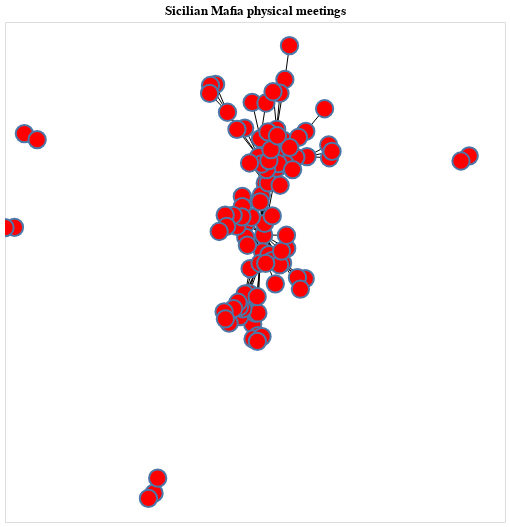

Notebook cell for this chart:
### Code cell
pos = nx.spring_layout(G)

chart = nxa.draw_networkx(
    G=G,
    pos=pos,
    width='weight:N'
).properties(title="Sicilian Mafia physical meetings", height=500, width=500
).interactive()

chart

### Figure 1 — Vega-Lite specification as saved in the notebook (floating-point values rounded to 4 significant figures; data arrays with more than 128 entries replaced by an {"elided": "..."} marker saying what was removed)
{"config": {"view": {"continuousWidth": 400, "continuousHeight": 300}, "axis": {"domain": false, "grid": false, "labels": false, "ticks": false}}, "layer": [{"data": {"name": "data-bf255beea01103a4224bbc5504654450"}, "mark": {"type": "line", "color": "black", "opacity": 1}, "encoding": {"detail": {"type": "quantitative", "field": "edge"}, "size": {"type": "nominal", "field": "weight", "legend": null}, "x": {"type": "quantitative", "axis": {"title": ""}, "field": "x"}, "y": {"type": "quantitative", "axis": {"title": ""}, "field": "y"}}, "selection": {"selector025": {"type": "interval", "bind": "scales", "encodings": ["x", "y"]}}}, {"data": {"name": "data-be460e88618b2bfba0a549d8970069c3"}, "mark": {"type": "point", "fill": "red", "opacity": 1, "size": 300}, "encoding": {"x": {"type": "quantitative", "field": "x"}, "y": {"type": "quantitative", "field": "y"}}}], "height": 500, "title": "Sicilian Mafia physical meetings", "width": 500, "$schema": "https://vega.github.io/schema/vega-lite/v4.0.2.json", "datasets": {"data-bf255beea01103a4224bbc5504654450": {"elided": "512 records"}, "data-be460e88618b2bfba0a549d8970069c3": [{"x": -0.4038, "y": -0.7251, "id": 0.0}, {"x": -0.3893, "y": -0.6861, "id": 1.0}, {"x": -0.4262, "y": -0.7387, "id": 2.0}, {"x": -0.009148, "y": -0.2857, "id": 3.0}, {"x": 0.01159, "y": -0.3155, "id": 4.0}, {"x": 0.001355, "y": -0.2568, "id": 5.0}, {"x": 0.01146, "y": -0.2565, "id": 6.0}, {"x": -0.007854, "y": -0.3243, "id": 7.0}, {"x": 0.0281, "y": -0.3179, "id": 8.0}, {"x": 0.00959, "y": -0.3305, "id": 9.0}, {"x": -0.06111, "y": -0.2662, "id": 10.0}, {"x": -0.02316, "y": -0.2057, "id": 11.0}, {"x": -0.04, "y": -0.2071, "id": 12.0}, {"x": -0.04844, "y": -0.2459, "id": 13.0}, {"x": -0.06208, "y": -0.2405, "id": 14.0}, {"x": -0.06775, "y": -0.2286, "id": 15.0}, {"x": -0.9225, "y": 0.2099, "id": 16.0}, {"x": -0.8714, "y": 0.194, "id": 17.0}, {"x": 0.03472, "y": -0.05384, "id": 18.0}, {"x": 0.1104, "y": -0.1263, "id": 19.0}, {"x": 0.1269, "y": -0.08875, "id": 20.0}, {"x": -0.01957, "y": -0.1412, "id": 21.0}, {"x": -0.03634, "y": -0.02452, "id": 22.0}, {"x": 0.03019, "y": -0.09763, "id": 23.0}, {"x": 0.08136, "y": -0.1808, "id": 24.0}, {"x": 0.01997, "y": -0.1273, "id": 25.0}, {"x": 0.03832, "y": -0.02378, "id": 26.0}, {"x": 0.04099, "y": 0.08087, "id": 27.0}, {"x": 0.008614, "y": -0.2142, "id": 28.0}, {"x": 0.02534, "y": 0.04985, "id": 29.0}, {"x": -0.05066, "y": 0.04647, "id": 30.0}, {"x": -0.03698, "y": -0.06039, "id": 31.0}, {"x": 0.2008, "y": -0.1674, "id": 32.0}, {"x": 0.1697, "y": -0.1646, "id": 33.0}, {"x": 0.05592, "y": -0.1048, "id": 34.0}, {"x": 0.06757, "y": -0.1206, "id": 35.0}, {"x": 0.08667, "y": 0.2208, "id": 36.0}, {"x": 0.1194, "y": 0.3505, "id": 37.0}, {"x": 0.03546, "y": 0.1587, "id": 38.0}, {"x": 0.2082, "y": 0.1498, "id": 39.0}, {"x": 0.2978, "y": 0.147, "id": 40.0}, {"x": 0.2949, "y": 0.1802, "id": 41.0}, {"x": 0.3081, "y": 0.1635, "id": 42.0}, {"x": 0.05287, "y": 0.08186, "id": 43.0}, {"x": 0.1004, "y": 0.07556, "id": 44.0}, {"x": 0.07649, "y": 0.1481, "id": 45.0}, {"x": 0.1146, "y": 0.192, "id": 46.0}, {"x": 0.08807, "y": 0.12, "id": 47.0}, {"x": 0.1013, "y": 0.1571, "id": 48.0}, {"x": 0.1634, "y": 0.1482, "id": 49.0}, {"x": 0.121, "y": 0.1313, "id": 50.0}, {"x": 0.09258, "y": 0.1318, "id": 51.0}, {"x": 0.2032, "y": 0.2155, "id": 52.0}, {"x": 0.1741, "y": 0.2001, "id": 53.0}, {"x": 0.04633, "y": 0.1163, "id": 54.0}, {"x": 0.1385, "y": 0.174, "id": 55.0}, {"x": -0.9621, "y": -0.03395, "id": 56.0}, {"x": -1.0, "y": -0.03468, "id": 57.0}, {"x": 0.09841, "y": -0.1315, "id": 58.0}, {"x": 0.106, "y": -0.09558, "id": 59.0}, {"x": -0.03048, "y": -0.08043, "id": 60.0}, {"x": 0.02166, "y": 0.1969, "id": 61.0}, {"x": -0.01128, "y": 0.2909, "id": 62.0}, {"x": -0.01474, "y": -0.007592, "id": 63.0}, {"x": 0.02038, "y": 0.03232, "id": 64.0}, {"x": 0.1258, "y": -0.05449, "id": 65.0}, {"x": 0.04377, "y": 0.2893, "id": 66.0}, {"x": 0.1378, "y": 0.4386, "id": 67.0}, {"x": 0.01469, "y": 0.1499, "id": 68.0}, {"x": -0.04106, "y": 0.2242, "id": 69.0}, {"x": 0.02656, "y": 0.1308, "id": 70.0}, {"x": 0.06914, "y": -0.004222, "id": 71.0}, {"x": -0.07231, "y": -0.03151, "id": 72.0}, {"x": 0.8569, "y": 0.1519, "id": 73.0}, {"x": 0.8239, "y": 0.1385, "id": 74.0}, {"x": -0.05071, "y": 0.02005, "id": 75.0}, {"x": -0.0525, "y": -0.006442, "id": 76.0}, {"x": -0.08757, "y": -0.002554, "id": 77.0}, {"x": -0.1193, "y": -0.002078, "id": 78.0}, {"x": -0.1101, "y": 0.2654, "id": 79.0}, {"x": -0.1577, "y": 0.3377, "id": 80.0}, {"x": -0.178, "y": 0.3349, "id": 81.0}, {"x": -0.1817, "y": 0.3143, "id": 82.0}, {"x": -0.07224, "y": 0.2209, "id": 83.0}, {"x": -0.1035, "y": -0.2831, "id": 84.0}, {"x": -0.0853, "y": -0.2453, "id": 85.0}, {"x": -0.1236, "y": -0.2535, "id": 86.0}, {"x": -0.1185, "y": -0.2718, "id": 87.0}, {"x": 0.1816, "y": -0.1944, "id": 88.0}, {"x": 0.05564, "y": 0.1394, "id": 89.0}, {"x": 0.1504, "y": 0.1164, "id": 90.0}, {"x": 0.09988, "y": 0.3148, "id": 91.0}, {"x": 0.07205, "y": 0.3187, "id": 92.0}, {"x": 0.06378, "y": 0.1681, "id": 93.0}, {"x": 0.05187, "y": 0.2142, "id": 94.0}, {"x": 0.08962, "y": 0.2043, "id": 95.0}, {"x": 0.2784, "y": 0.2744, "id": 96.0}, {"x": -0.02188, "y": 0.1335, "id": 97.0}, {"x": -0.1133, "y": -0.03124, "id": 98.0}, {"x": -0.1432, "y": -0.04469, "id": 99.0}, {"x": 0.04278, "y": -0.1275, "id": 100.0}]}}
